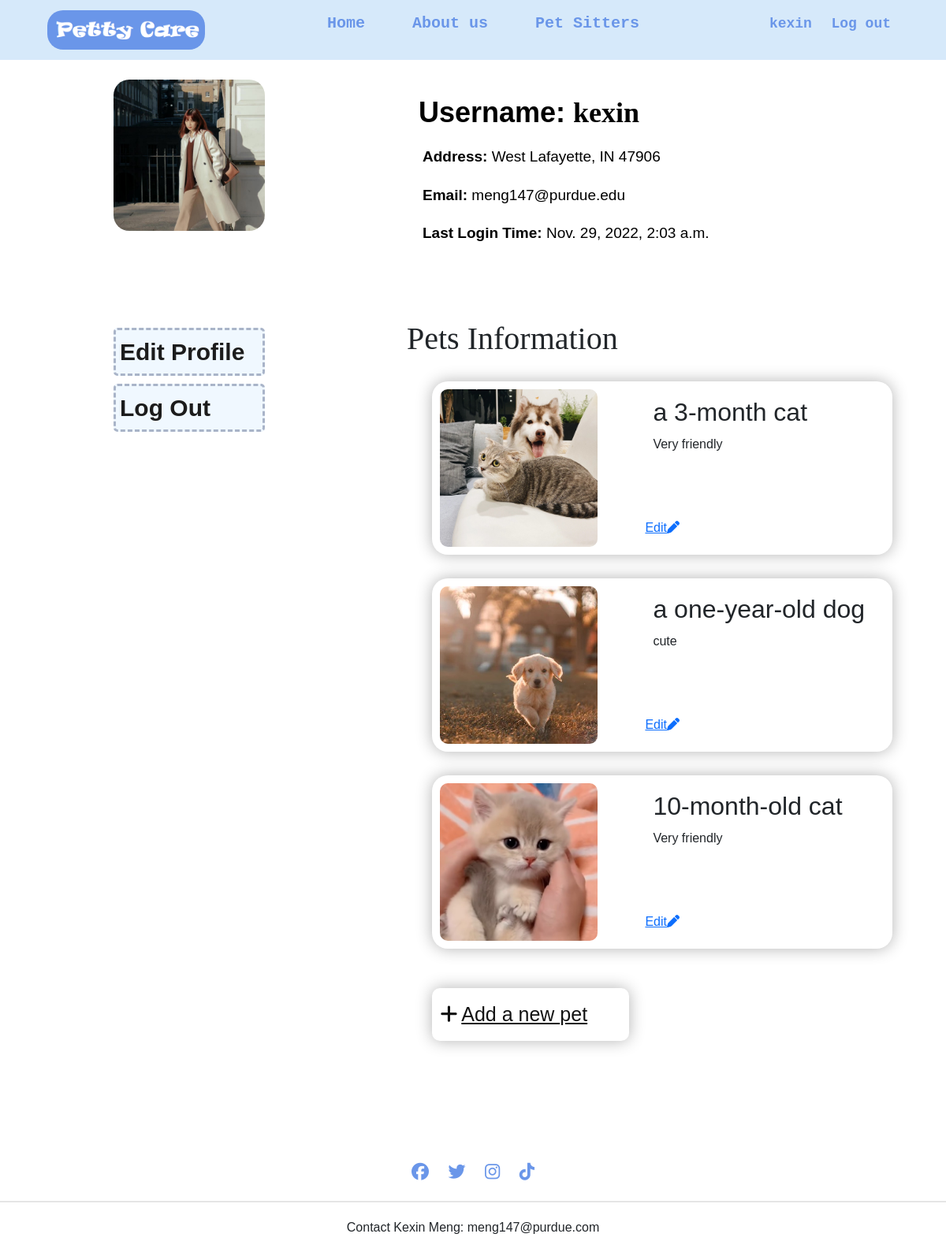
Page /members/yourpage/ (signed in) on the committed database.
### members/models.py (models this page shows, shortened)
class PetInfo(models.Model):
    info = models.CharField(max_length=120)
    pic = models.ImageField(null=True, blank=True, upload_to='images/')
    introduction = models.CharField(max_length=200)

### members/views.py (the view)
# urls.py: path('yourpage/', views.yourpage, name ='yourpage'),
@login_required(login_url='login')
def yourpage(request):
    if not request.user.is_authenticated:
        return JsonResponseError('Invalid user identity.')
    user = User.objects.get(username=request.user.username)
    pet_list = PetInfo.objects.all()
    context = {
        'user_info': {
            'username': user.username,
            'email': user.email,
            'login_time': user.last_login
        },
        'pet_list': pet_list,
    }
    return render(request, 'authenticate/yourpage.html', context)

### members/templates/authenticate/yourpage.html
{% extends "authenticate/addpet.html" %}
{% load static %}
{% block content %}
<div class="yourPage-container">
    <div class="your-icon">
        <img src="{% static 'petsitterapp/image/nuria.jpg' %}">
    </div>
    <div class="your-info">
        <h1 class="your-name"><b>Username: </b>{{ user_info.username }}</h1>
        <p id="location"><b>Address: </b>West Lafayette, IN 47906</p>
        <p><b>Email: </b>{{ user_info.email }}</p>
        <p><b>Last Login Time: </b>{{ user_info.login_time }}</p>
    </div>
    <div class="tab">
        <div class="tab-list">
            <a href="#">Edit Profile</a>
            <a href="{% url 'logout' %}">Log Out</a>
        </div>
    </div>
    <div class="pet-info">
        <h1>Pets Information</h1>
        <div class="pet-list">
            {% for pet in pet_list %}
                <div class="pet">
                    <img src="{{ pet.pic.url }}">
                    <span class="pet-text">
                        <h2>{{pet.info}}</h2>
                        <p>{{pet.introduction}}</p>
                        <br/><br/><br/>
                        <a href="{% url 'editpet' pet.id %}">Edit<i class="fa-solid fa-pen"></i></a>
                    </span>
                </div>
            {% endfor %}
            <div class="add">
                <a href="{% url 'addpet' %}"><i class="fa-solid fa-plus"></i>Add a new pet</a>
            </div>
        </div>
    </div>
</div>
{% endblock %}

### members/templates/authenticate/addpet.html (shortened to what this page needs)
<!DOCTYPE html>
<html lang="en">
<head>
    {% load static %}
    <link rel="stylesheet" type="text/css" href="{% static 'petsitterapp/style1.css' %}">
    <link href="https://cdn.jsdelivr.net/npm/bootstrap@5.2.2/dist/css/bootstrap.min.css" rel="stylesheet">
</head>
<body>
    {% block nav %}
    <nav>
        <img src="{% static 'petsitterapp/image/logo.jpg' %}" class="logo">
        <ul class="nav-links">
            <li class="link"><a href="{% url 'index' %}">Home</a></li>
            <li class="link"><a href="{% url 'about' %}">About us</a></li>
            <li class="link"><a href="{% url 'sitter' %}">Pet Sitters</a></li>
        </ul>
        <ul class="login">
            <a href="{% url 'yourpage' %}" class="signin-btn"> {{ request.user.username }}</a>
            <a href="{% url 'logout' %}" class="register-btn">Log out</a>
        </ul>
    </nav>
    {% endblock %}
    {% block content %}{% endblock %}
    {% block footer %}
    <div class="footer">
        <a href="https://facebook.com/"><i class="fa-brands fa-facebook"></i></a>
        <a href="https://twitter.com/"><i class="fa-brands fa-twitter"></i></a>
        <a href="https://www.instagram.com/"><i class="fa-brands fa-instagram"></i></a>
        <a href="https://www.ticktok.com/"><i class="fa-brands fa-tiktok"></i></a>
        <hr>
        <p>Contact Kexin Meng: meng147@purdue.com</p>
    </div>
    {% endblock %}
</body>
</html>

### petsitterapp/static/petsitterapp/style1.css (style rules this page uses)
* { margin: 0; padding: 0; box-sizing: border-box; font-family: sans-serif; }
nav { display: flex; align-items: center; justify-content: space-between; padding: 10px 5%; background-color: rgb(214, 233, 250); }
.logo { width: 200px; border-radius: 20px; }
.nav-links li { list-style: none; margin: 5px 30px; position: relative; float: left; }
.nav-links li a { display: block; text-decoration: none; font-size: 20px; color: rgb(106, 150, 233); font-family: 'Courier New', Courier, monospace; font-weight: 600; }
.signin-btn { color:rgb(106, 150, 233); padding: 8px 10px; text-decoration: none; font-size: 18px; font-family: 'Courier New', Courier, monospace; font-weight: 600; }
.register-btn { color:rgb(106, 150, 233); padding: 8px 10px; text-decoration: none; font-size: 18px; font-family: 'Courier New', Courier, monospace; font-weight: 600; }
.yourPage-container { display: grid; grid-template-columns: 2fr 3fr; grid-template-rows: .2fr .5fr; grid-template-areas: "your-icon your-info" "tab pet-info"; }
.your-icon { grid-area: your-icon; width: 40%; height: 100%; object-fit: cover; margin: 25px 30%; }
.your-icon img { width: 100%; height: auto; object-fit: cover; grid-column: 1; border-radius: 20px; }
.your-info { width: 90%; margin: 20px 5%; grid-area: your-info; padding: 15px; }
.your-info h1 { margin: 10px 0px; font-family: Cambria, Cochin, Georgia, Times, 'Times New Roman', serif; font-weight: bolder; font-size: 36px; color: #000; }
.your-info p { margin: 20px 5px; font-family: Arial, Helvetica, sans-serif; font-size: 19px; color: #000; }
.tab { grid-area: tab; width: 40%; margin: 40px 30%; }
.tab-list { width: 100%; }
.tab-list a { display: block; text-decoration: none; font-size: 30px; color: rgb(28, 28, 28); font-family: Arial, Helvetica, sans-serif; font-weight: 600; margin-top: 10px; background-color: aliceblue; padding: 5px; border-radius: 5px; border-color: #a9b4c8; border-style: dashed; }
.pet-info { width: 90%; grid-area: pet-info; display: block; margin: 20px 5%; }
.pet-info h1 { width: 100%; font-family: Cambria, Cochin, Georgia, Times, 'Times New Roman', serif; margin: 20px 0; }
.pet-list { width: 90%; margin: 20px 5%; }
.pet { position: relative; margin-top: 30px; display: grid; grid-template-columns: 250px 1fr; column-gap: 10px; box-shadow: 0 0 20px rgba(0,0,0,0.3); padding: 10px; border-radius: 20px; }
.pet img { width: 200px; height: 200px; object-fit: cover; border-radius: 10px; }
.pet-text h2 { margin: 10px; }
.pet-text p { margin: 10px; }
.add { margin: 50px 0px; box-shadow: 0 0 20px rgba(0,0,0,0.3); padding-top: 15px; padding-bottom: 15px; padding-left: 10px; width: 250px; border-radius: 10px; }
.add a { font-size: 25px; color: rgb(18, 18, 18); }
.add a i { margin-right: 5px; }
.footer { margin: 80px 0 10px; text-align: center; }
.footer a { text-decoration: none; color: rgb(106, 150, 233); font-size: 22px; margin: 0 10px }
.footer hr { background: #999; height: 2px; width: 100%; border: 0; margin: 20px 0; }
.footer p { padding-bottom: 15px; }

### rows in the picture
PetInfo: pic (picture), info "a 3-month cat", introduction "Very friendly"
PetInfo: pic (picture), info "a one-year-old dog", introduction "cute"
PetInfo: pic (picture), info "10-month-old cat", introduction "Very friendly"

### other values in the picture
{{ request.user.username }} "kexin"
{{ user_info.username }} "kexin"
{{ user_info.email }} "meng147@purdue.edu"
{{ user_info.login_time }} "Nov. 29, 2022, 2:03 a.m."
